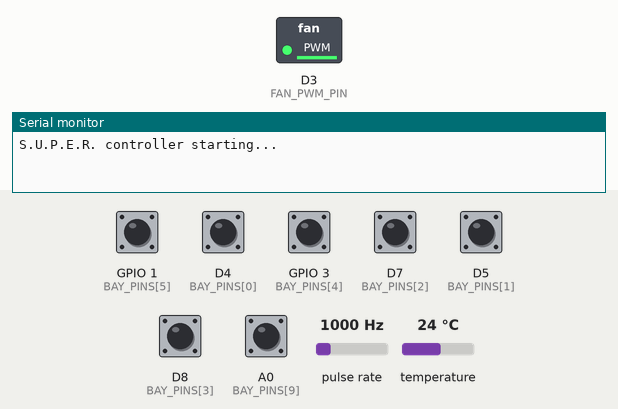
Bench run of a sketch on a simulated ESP8266 (NodeMCU). On the bench: switched loads named in the sketch (green lamp = pin HIGH), the last lines printed to the serial monitor. Wiring (inferred from the names in the program): pulse sensor: data D2. Inputs (shaded band) come from the test bench; at power-on: A0 (BAY_PINS[9]), D4 (BAY_PINS[0]), D5 (BAY_PINS[1]), D7 (BAY_PINS[2]), D8 (BAY_PINS[3]), GPIO 1 (BAY_PINS[5]), GPIO 3 (BAY_PINS[4]) HIGH, temperature 24 °C, pulse rate 1000 Hz.

Above: at 1.7 s.
1.8 s: temperature set to 34.9 °C
3.6 s: temperature set to 36.1 °C
At 5.1 s:
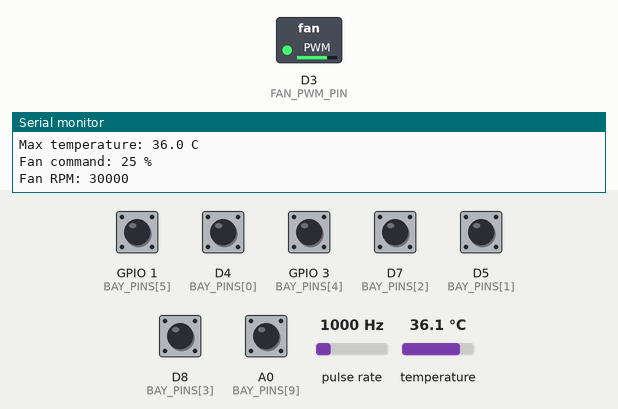
5.7 s: temperature set to 39.7 °C
7.5 s: temperature set to 40.7 °C
At 8.4 s:
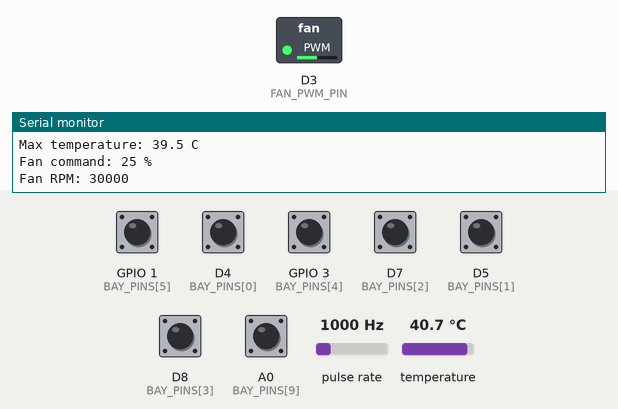
9.2 s: temperature set to 12 °C
At 10.5 s:
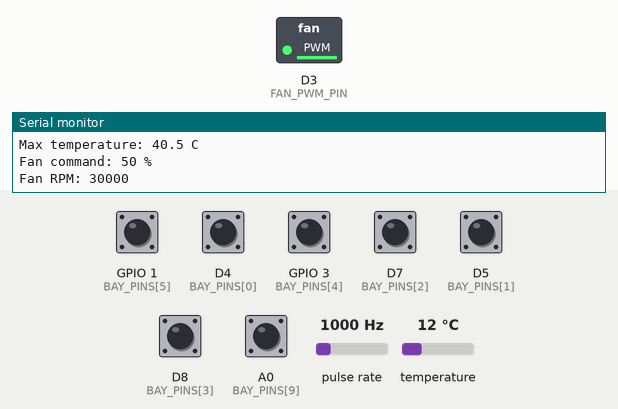
11.3 s: temperature set to 41 °C
At 12.6 s:
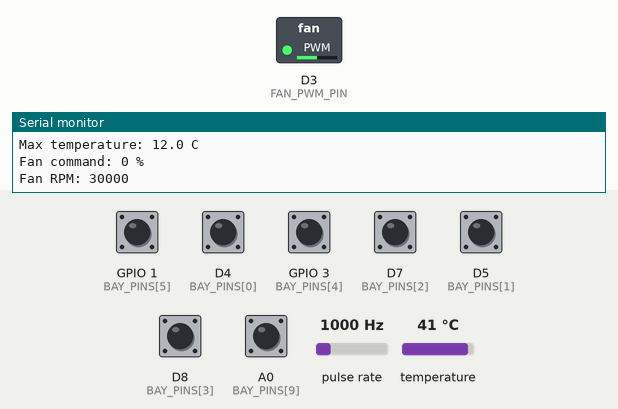
Timing chart, 0 to 14.3 s (numbered marks = the images above; inputs shaded):
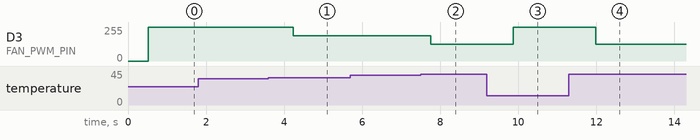

Measured:
- the behaviour switches between 35.2 and 35.3 °C on temperature (found by bisection; images 0 and 1)
- the behaviour switches between 40.2 and 40.3 °C on temperature (found by bisection; images 1 and 2)
- after the input at 3.6 s, D3 (FAN_PWM_PIN): 254/255 → 191/255 after 0.64 s
- after the input at 7.5 s, D3 (FAN_PWM_PIN): 191/255 → 127/255 after 0.26 s
- after the input at 9.2 s, D3 (FAN_PWM_PIN): 127/255 → 254/255 after 0.67 s
- after the input at 11.3 s, D3 (FAN_PWM_PIN): 254/255 → 127/255 after 0.69 s

The sketch:

SUPER_Controller.ino
```cpp
/*
  S.U.P.E.R. Controller
  Smart USB Peripheral Enclosure Rack

  Target: Arduino Nano R4
  Fan: 4-wire 12 V PWM PC fan
  Sensors: up to 3 DS18B20 temperature sensors on one 1-Wire bus
  Bay detection: 10 normally-open microswitches, active LOW with INPUT_PULLUP

  IMPORTANT:
  - The fan's 12 V power does NOT come from the Nano.
  - The Nano controls the fan PWM lead through an NPN open-collector stage.
  - Fan and Nano grounds MUST be common.
  - A 10k base pulldown keeps the transistor OFF while the Nano boots,
    so the fan PWM input floats HIGH and defaults to full speed.
*/

#include <Arduino.h>
#include <OneWire.h>
#include <DallasTemperature.h>
#include "pwm.h"

constexpr uint8_t FAN_PWM_PIN  = D3;
constexpr uint8_t FAN_TACH_PIN = D2;
constexpr uint8_t TEMP_PIN     = D6;

const uint8_t BAY_PINS[10] = {
  D4, D5, D7, D8, D9,
  D10, D11, D12, D13, A0
};

constexpr float FAN_PWM_FREQUENCY_HZ = 25000.0f;
constexpr uint8_t TACH_PULSES_PER_REV = 2;
constexpr uint16_t RPM_SAMPLE_MS = 1000;
constexpr bool FAILSAFE_FULL_SPEED_ON_TEMP_ERROR = true;

constexpr float T0 = 35.0f;
constexpr float T1 = 40.0f;
constexpr float T2 = 45.0f;
constexpr float T3 = 50.0f;

OneWire oneWire(TEMP_PIN);
DallasTemperature tempBus(&oneWire);
PwmOut fanPwm(FAN_PWM_PIN);

volatile uint32_t tachPulses = 0;
uint32_t lastRpmSample = 0;
uint32_t lastStatusPrint = 0;
uint16_t currentRpm = 0;
float currentFanPercent = 100.0f;
float currentMaxTempC = NAN;
uint8_t currentOccupied = 0;

void tachISR() {
  tachPulses++;
}

uint8_t countOccupiedBays() {
  uint8_t count = 0;
  for (uint8_t i = 0; i < 10; ++i) {
    if (digitalRead(BAY_PINS[i]) == LOW) count++;
  }
  return count;
}

float readMaxTemperatureC() {
  tempBus.requestTemperatures();
  const uint8_t count = tempBus.getDeviceCount();
  if (count == 0) return NAN;

  float maxTemp = -1000.0f;
  bool foundValid = false;
  const uint8_t n = (count < 3) ? count : 3;

  for (uint8_t i = 0; i < n; ++i) {
    const float t = tempBus.getTempCByIndex(i);
    if (t != DEVICE_DISCONNECTED_C && t > -55.0f && t < 125.0f) {
      if (t > maxTemp) maxTemp = t;
      foundValid = true;
    }
  }

  return foundValid ? maxTemp : NAN;
}

float fanCurve(float tempC) {
  if (isnan(tempC)) {
    return FAILSAFE_FULL_SPEED_ON_TEMP_ERROR ? 100.0f
                                             : (currentOccupied ? 35.0f : 0.0f);
  }

  if (tempC <= T0) return 0.0f;
  if (tempC <= T1) return 25.0f;
  if (tempC <= T2) return 50.0f;
  if (tempC <= T3) return 75.0f;
  return 100.0f;
}

void setFanPercent(float requestedPercent) {
  requestedPercent = constrain(requestedPercent, 0.0f, 100.0f);

  // NPN stage inverts the logic:
  // Nano HIGH -> transistor ON -> fan PWM lead LOW.
  // Nano LOW  -> transistor OFF -> fan internal pull-up HIGH.
  const float transistorDuty = 100.0f - requestedPercent;
  fanPwm.pulse_perc(transistorDuty);
  currentFanPercent = requestedPercent;
}

void updateRpm() {
  const uint32_t now = millis();
  if (now - lastRpmSample < RPM_SAMPLE_MS) return;

  noInterrupts();
  const uint32_t pulses = tachPulses;
  tachPulses = 0;
  interrupts();

  const float elapsedSeconds = (now - lastRpmSample) / 1000.0f;
  lastRpmSample = now;

  if (elapsedSeconds > 0.0f) {
    currentRpm = (uint16_t)((pulses * 60.0f) /
                            (TACH_PULSES_PER_REV * elapsedSeconds));
  }
}

void printStatus() {
  const uint32_t now = millis();
  if (now - lastStatusPrint < 2000) return;
  lastStatusPrint = now;

  Serial.println(F("\n--- S.U.P.E.R. STATUS ---"));
  Serial.print(F("Bays occupied: "));
  Serial.print(currentOccupied);
  Serial.println(F(" / 10"));

  Serial.print(F("Bay map: "));
  for (uint8_t i = 0; i < 10; ++i) {
    Serial.print(digitalRead(BAY_PINS[i]) == LOW ? F("[X]") : F("[ ]"));
  }
  Serial.println();

  Serial.print(F("Max temperature: "));
  if (isnan(currentMaxTempC)) {
    Serial.println(F("SENSOR ERROR"));
  } else {
    Serial.print(currentMaxTempC, 1);
    Serial.println(F(" C"));
  }

  Serial.print(F("Fan command: "));
  Serial.print(currentFanPercent, 0);
  Serial.println(F(" %"));

  Serial.print(F("Fan RPM: "));
  Serial.println(currentRpm);
}

void setup() {
  Serial.begin(115200);
  delay(300);
  Serial.println(F("S.U.P.E.R. controller starting..."));

  for (uint8_t i = 0; i < 10; ++i) {
    pinMode(BAY_PINS[i], INPUT_PULLUP);
  }

  pinMode(FAN_TACH_PIN, INPUT_PULLUP);
  attachInterrupt(digitalPinToInterrupt(FAN_TACH_PIN), tachISR, FALLING);

  tempBus.begin();
  tempBus.setResolution(10);

  if (!fanPwm.begin(FAN_PWM_FREQUENCY_HZ, 0.0f)) {
    Serial.println(F("ERROR: Could not start fan PWM timer."));
  }

  currentOccupied = countOccupiedBays();
  currentMaxTempC = readMaxTemperatureC();
  setFanPercent(fanCurve(currentMaxTempC));

  lastRpmSample = millis();
}

void loop() {
  currentOccupied = countOccupiedBays();
  currentMaxTempC = readMaxTemperatureC();
  setFanPercent(fanCurve(currentMaxTempC));

  updateRpm();
  printStatus();

  delay(500);
}
```
